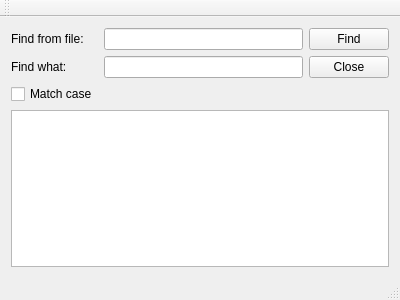
<?xml version="1.0" encoding="UTF-8"?>
<ui version="4.0">
 <class>MainWindow</class>
 <widget class="QMainWindow" name="MainWindow">
  <property name="geometry">
   <rect>
    <x>0</x>
    <y>0</y>
    <width>400</width>
    <height>300</height>
   </rect>
  </property>
  <property name="windowTitle">
   <string>MainWindow</string>
  </property>
  <widget class="QWidget" name="centralWidget">
   <layout class="QGridLayout" name="gridLayout">
    <item row="0" column="1">
     <widget class="QLineEdit" name="fileLineEdit"/>
    </item>
    <item row="0" column="2">
     <widget class="QPushButton" name="findPushButton">
      <property name="text">
       <string>Find</string>
      </property>
     </widget>
    </item>
    <item row="1" column="1">
     <widget class="QLineEdit" name="keyLineEdit"/>
    </item>
    <item row="1" column="0">
     <widget class="QLabel" name="label_2">
      <property name="text">
       <string>Find what:</string>
      </property>
     </widget>
    </item>
    <item row="2" column="0">
     <widget class="QCheckBox" name="matchCheckBox">
      <property name="text">
       <string>Match case</string>
      </property>
     </widget>
    </item>
    <item row="0" column="0">
     <widget class="QLabel" name="label">
      <property name="text">
       <string>Find from file:</string>
      </property>
     </widget>
    </item>
    <item row="1" column="2">
     <widget class="QPushButton" name="closePushButton">
      <property name="text">
       <string>Close</string>
      </property>
     </widget>
    </item>
    <item row="3" column="0" colspan="3">
     <widget class="QTextBrowser" name="textBrowser"/>
    </item>
   </layout>
  </widget>
  <widget class="QMenuBar" name="menuBar">
   <property name="geometry">
    <rect>
     <x>0</x>
     <y>0</y>
     <width>400</width>
     <height>25</height>
    </rect>
   </property>
  </widget>
  <widget class="QToolBar" name="mainToolBar">
   <attribute name="toolBarArea">
    <enum>TopToolBarArea</enum>
   </attribute>
   <attribute name="toolBarBreak">
    <bool>false</bool>
   </attribute>
  </widget>
  <widget class="QStatusBar" name="statusBar"/>
 </widget>
 <layoutdefault spacing="6" margin="11"/>
 <resources/>
 <connections>
  <connection>
   <sender>closePushButton</sender>
   <signal>clicked()</signal>
   <receiver>MainWindow</receiver>
   <slot>hide()</slot>
   <hints>
    <hint type="sourcelabel">
     <x>350</x>
     <y>98</y>
    </hint>
    <hint type="destinationlabel">
     <x>199</x>
     <y>149</y>
    </hint>
   </hints>
  </connection>
 </connections>
 <slots>
  <slot>slot1()</slot>
 </slots>
</ui>
